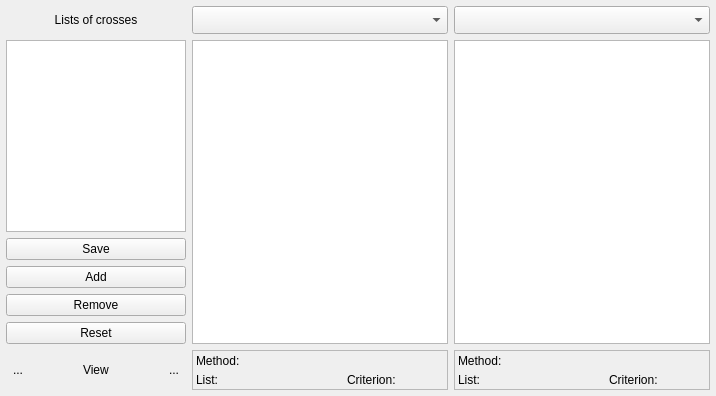
                <widget class="QWidget" name="crossTab4">
                 <attribute name="title">
                  <string>Crossing of individuals</string>
                 </attribute>
                 <layout class="QHBoxLayout" name="crossTabHLayout4">
                  <property name="margin">
                   <number>6</number>
                  </property>
                  <item>
                   <layout class="QVBoxLayout" name="crossListVLayout4">
                    <property name="spacing">
                     <number>6</number>
                    </property>
                    <item>
                     <widget class="QLabel" name="crossListLabel4">
                      <property name="minimumSize">
                       <size>
                        <width>180</width>
                        <height>28</height>
                       </size>
                      </property>
                      <property name="maximumSize">
                       <size>
                        <width>180</width>
                        <height>28</height>
                       </size>
                      </property>
                      <property name="text">
                       <string>Lists of crosses</string>
                      </property>
                      <property name="alignment">
                       <set>Qt::AlignCenter</set>
                      </property>
                     </widget>
                    </item>
                    <item>
                     <widget class="QListWidget" name="crossListWidget4">
                      <property name="minimumSize">
                       <size>
                        <width>180</width>
                        <height>0</height>
                       </size>
                      </property>
                      <property name="maximumSize">
                       <size>
                        <width>180</width>
                        <height>16777215</height>
                       </size>
                      </property>
                      <property name="movement">
                       <enum>QListView::Static</enum>
                      </property>
                      <property name="currentRow">
                       <number>-1</number>
                      </property>
                     </widget>
                    </item>
                    <item>
                     <widget class="QPushButton" name="crossSavePushButton4">
                      <property name="minimumSize">
                       <size>
                        <width>180</width>
                        <height>0</height>
                       </size>
                      </property>
                      <property name="maximumSize">
                       <size>
                        <width>180</width>
                        <height>16777215</height>
                       </size>
                      </property>
                      <property name="text">
                       <string>Save</string>
                      </property>
                     </widget>
                    </item>
                    <item>
                     <widget class="QPushButton" name="crossAddPushButton4">
                      <property name="minimumSize">
                       <size>
                        <width>180</width>
                        <height>0</height>
                       </size>
                      </property>
                      <property name="maximumSize">
                       <size>
                        <width>180</width>
                        <height>16777215</height>
                       </size>
                      </property>
                      <property name="text">
                       <string>Add</string>
                      </property>
                     </widget>
                    </item>
                    <item>
                     <widget class="QPushButton" name="crossRemovePushButton4">
                      <property name="minimumSize">
                       <size>
                        <width>180</width>
                        <height>0</height>
                       </size>
                      </property>
                      <property name="maximumSize">
                       <size>
                        <width>180</width>
                        <height>16777215</height>
                       </size>
                      </property>
                      <property name="text">
                       <string>Remove</string>
                      </property>
                     </widget>
                    </item>
                    <item>
                     <widget class="QPushButton" name="crossResetPushButton4">
                      <property name="minimumSize">
                       <size>
                        <width>180</width>
                        <height>0</height>
                       </size>
                      </property>
                      <property name="maximumSize">
                       <size>
                        <width>180</width>
                        <height>16777215</height>
                       </size>
                      </property>
                      <property name="text">
                       <string>Reset</string>
                      </property>
                     </widget>
                    </item>
                    <item>
                     <widget class="QFrame" name="minusPlusFrame4">
                      <property name="minimumSize">
                       <size>
                        <width>180</width>
                        <height>40</height>
                       </size>
                      </property>
                      <property name="maximumSize">
                       <size>
                        <width>180</width>
                        <height>40</height>
                       </size>
                      </property>
                      <property name="frameShape">
                       <enum>QFrame::NoFrame</enum>
                      </property>
                      <property name="frameShadow">
                       <enum>QFrame::Raised</enum>
                      </property>
                      <layout class="QHBoxLayout" name="minusPlusFrameHLayout4">
                       <property name="spacing">
                        <number>0</number>
                       </property>
                       <property name="margin">
                        <number>0</number>
                       </property>
                       <item>
                        <layout class="QHBoxLayout" name="minusPlusHLayout4">
                         <property name="spacing">
                          <number>0</number>
                         </property>
                         <item>
                          <widget class="QToolButton" name="minusToolButton4">
                           <property name="minimumSize">
                            <size>
                             <width>0</width>
                             <height>40</height>
                            </size>
                           </property>
                           <property name="maximumSize">
                            <size>
                             <width>16777215</width>
                             <height>40</height>
                            </size>
                           </property>
                           <property name="text">
                            <string>...</string>
                           </property>
                           <property name="icon">
                            <iconset resource="configdialog.qrc">
                             <normaloff>:/images/minus.png</normaloff>:/images/minus.png</iconset>
                           </property>
                           <property name="iconSize">
                            <size>
                             <width>50</width>
                             <height>32</height>
                            </size>
                           </property>
                           <property name="autoRaise">
                            <bool>true</bool>
                           </property>
                          </widget>
                         </item>
                         <item>
                          <spacer name="minusHSpacer4">
                           <property name="orientation">
                            <enum>Qt::Horizontal</enum>
                           </property>
                           <property name="sizeType">
                            <enum>QSizePolicy::MinimumExpanding</enum>
                           </property>
                           <property name="sizeHint" stdset="0">
                            <size>
                             <width>6</width>
                             <height>20</height>
                            </size>
                           </property>
                          </spacer>
                         </item>
                         <item>
                          <widget class="QLabel" name="viewLabel4">
                           <property name="text">
                            <string>View</string>
                           </property>
                          </widget>
                         </item>
                         <item>
                          <spacer name="plusHSpacer4">
                           <property name="orientation">
                            <enum>Qt::Horizontal</enum>
                           </property>
                           <property name="sizeType">
                            <enum>QSizePolicy::MinimumExpanding</enum>
                           </property>
                           <property name="sizeHint" stdset="0">
                            <size>
                             <width>6</width>
                             <height>20</height>
                            </size>
                           </property>
                          </spacer>
                         </item>
                         <item>
                          <widget class="QToolButton" name="plusToolButton4">
                           <property name="minimumSize">
                            <size>
                             <width>0</width>
                             <height>40</height>
                            </size>
                           </property>
                           <property name="maximumSize">
                            <size>
                             <width>16777215</width>
                             <height>40</height>
                            </size>
                           </property>
                           <property name="text">
                            <string>...</string>
                           </property>
                           <property name="icon">
                            <iconset resource="configdialog.qrc">
                             <normaloff>:/images/plus.png</normaloff>:/images/plus.png</iconset>
                           </property>
                           <property name="iconSize">
                            <size>
                             <width>50</width>
                             <height>32</height>
                            </size>
                           </property>
                           <property name="autoRaise">
                            <bool>true</bool>
                           </property>
                          </widget>
                         </item>
                        </layout>
                       </item>
                      </layout>
                     </widget>
                    </item>
                   </layout>
                  </item>
                  <item>
                   <layout class="QVBoxLayout" name="leftListVLayout4">
                    <item>
                     <widget class="QComboBox" name="leftListComboBox4">
                      <property name="minimumSize">
                       <size>
                        <width>0</width>
                        <height>28</height>
                       </size>
                      </property>
                      <property name="maximumSize">
                       <size>
                        <width>16777215</width>
                        <height>28</height>
                       </size>
                      </property>
                     </widget>
                    </item>
                    <item>
                     <widget class="OTableWidget" name="leftListTableWidget4">
                      <property name="editTriggers">
                       <set>QAbstractItemView::AnyKeyPressed|QAbstractItemView::EditKeyPressed</set>
                      </property>
                      <property name="alternatingRowColors">
                       <bool>true</bool>
                      </property>
                      <property name="selectionBehavior">
                       <enum>QAbstractItemView::SelectRows</enum>
                      </property>
                     </widget>
                    </item>
                    <item>
                     <widget class="QFrame" name="leftListResumeFrame4">
                      <property name="minimumSize">
                       <size>
                        <width>0</width>
                        <height>40</height>
                       </size>
                      </property>
                      <property name="maximumSize">
                       <size>
                        <width>16777215</width>
                        <height>40</height>
                       </size>
                      </property>
                      <property name="frameShape">
                       <enum>QFrame::StyledPanel</enum>
                      </property>
                      <property name="frameShadow">
                       <enum>QFrame::Raised</enum>
                      </property>
                      <layout class="QVBoxLayout" name="leftListResumeFrameVLayout4">
                       <property name="spacing">
                        <number>0</number>
                       </property>
                       <property name="sizeConstraint">
                        <enum>QLayout::SetDefaultConstraint</enum>
                       </property>
                       <property name="leftMargin">
                        <number>3</number>
                       </property>
                       <property name="topMargin">
                        <number>0</number>
                       </property>
                       <property name="rightMargin">
                        <number>3</number>
                       </property>
                       <property name="bottomMargin">
                        <number>0</number>
                       </property>
                       <item>
                        <layout class="QVBoxLayout" name="leftListResumeVLayout4">
                         <property name="spacing">
                          <number>0</number>
                         </property>
                         <item>
                          <widget class="OLabel" name="leftListMethodLabel4">
                           <property name="minimumSize">
                            <size>
                             <width>0</width>
                             <height>20</height>
                            </size>
                           </property>
                           <property name="maximumSize">
                            <size>
                             <width>16777215</width>
                             <height>20</height>
                            </size>
                           </property>
                           <property name="text">
                            <string>Method:</string>
                           </property>
                           <property name="scaledContents">
                            <bool>true</bool>
                           </property>
                          </widget>
                         </item>
                         <item>
                          <layout class="QHBoxLayout" name="leftListResumeBottomHLayout4">
                           <property name="spacing">
                            <number>0</number>
                           </property>
                           <item>
                            <widget class="OLabel" name="leftListListLabel4">
                             <property name="minimumSize">
                              <size>
                               <width>0</width>
                               <height>20</height>
                              </size>
                             </property>
                             <property name="maximumSize">
                              <size>
                               <width>16777215</width>
                               <height>20</height>
                              </size>
                             </property>
                             <property name="frameShape">
                              <enum>QFrame::NoFrame</enum>
                             </property>
                             <property name="text">
                              <string>List:</string>
                             </property>
                             <property name="textFormat">
                              <enum>Qt::AutoText</enum>
                             </property>
                             <property name="scaledContents">
                              <bool>false</bool>
                             </property>
                            </widget>
                           </item>
                           <item>
                            <widget class="OLabel" name="leftListCriterionLabel4">
                             <property name="minimumSize">
                              <size>
                               <width>100</width>
                               <height>20</height>
                              </size>
                             </property>
                             <property name="maximumSize">
                              <size>
                               <width>100</width>
                               <height>20</height>
                              </size>
                             </property>
                             <property name="text">
                              <string>Criterion:</string>
                             </property>
                             <property name="indent">
                              <number>3</number>
                             </property>
                            </widget>
                           </item>
                          </layout>
                         </item>
                        </layout>
                       </item>
                      </layout>
                     </widget>
                    </item>
                   </layout>
                  </item>
                  <item>
                   <layout class="QVBoxLayout" name="rightListVLayout4">
                    <item>
                     <widget class="QComboBox" name="rightListComboBox4">
                      <property name="minimumSize">
                       <size>
                        <width>0</width>
                        <height>28</height>
                       </size>
                      </property>
                      <property name="maximumSize">
                       <size>
                        <width>16777215</width>
                        <height>28</height>
                       </size>
                      </property>
                      <property name="currentIndex">
                       <number>-1</number>
                      </property>
                     </widget>
                    </item>
                    <item>
                     <widget class="OTableWidget" name="rightListTableWidget4">
                      <property name="minimumSize">
                       <size>
                        <width>0</width>
                        <height>0</height>
                       </size>
                      </property>
                      <property name="editTriggers">
                       <set>QAbstractItemView::AnyKeyPressed|QAbstractItemView::EditKeyPressed</set>
                      </property>
                      <property name="alternatingRowColors">
                       <bool>true</bool>
                      </property>
                      <property name="selectionBehavior">
                       <enum>QAbstractItemView::SelectRows</enum>
                      </property>
                     </widget>
                    </item>
                    <item>
                     <widget class="QFrame" name="rightListResumeFrame4">
                      <property name="minimumSize">
                       <size>
                        <width>0</width>
                        <height>40</height>
                       </size>
                      </property>
                      <property name="maximumSize">
                       <size>
                        <width>16777215</width>
                        <height>40</height>
                       </size>
                      </property>
                      <property name="frameShape">
                       <enum>QFrame::StyledPanel</enum>
                      </property>
                      <property name="frameShadow">
                       <enum>QFrame::Raised</enum>
                      </property>
                      <layout class="QVBoxLayout" name="leftListResumeFrameVLayout4_2">
                       <property name="spacing">
                        <number>0</number>
                       </property>
                       <property name="sizeConstraint">
                        <enum>QLayout::SetDefaultConstraint</enum>
                       </property>
                       <property name="leftMargin">
                        <number>3</number>
                       </property>
                       <property name="topMargin">
                        <number>0</number>
                       </property>
                       <property name="rightMargin">
                        <number>3</number>
                       </property>
                       <property name="bottomMargin">
                        <number>0</number>
                       </property>
                       <item>
                        <layout class="QVBoxLayout" name="rightListResumeVLayout4">
                         <property name="spacing">
                          <number>0</number>
                         </property>
                         <item>
                          <widget class="OLabel" name="rightListMethodLabel4">
                           <property name="minimumSize">
                            <size>
                             <width>0</width>
                             <height>20</height>
                            </size>
                           </property>
                           <property name="maximumSize">
                            <size>
                             <width>16777215</width>
                             <height>20</height>
                            </size>
                           </property>
                           <property name="text">
                            <string>Method:</string>
                           </property>
                           <property name="scaledContents">
                            <bool>true</bool>
                           </property>
                          </widget>
                         </item>
                         <item>
                          <layout class="QHBoxLayout" name="rightListResumeBottomHLayout4">
                           <property name="spacing">
                            <number>0</number>
                           </property>
                           <item>
                            <widget class="OLabel" name="rightListListLabel4">
                             <property name="minimumSize">
                              <size>
                               <width>0</width>
                               <height>20</height>
                              </size>
                             </property>
                             <property name="maximumSize">
                              <size>
                               <width>16777215</width>
                               <height>20</height>
                              </size>
                             </property>
                             <property name="frameShape">
                              <enum>QFrame::NoFrame</enum>
                             </property>
                             <property name="text">
                              <string>List:</string>
                             </property>
                             <property name="textFormat">
                              <enum>Qt::AutoText</enum>
                             </property>
                             <property name="scaledContents">
                              <bool>true</bool>
                             </property>
                            </widget>
                           </item>
                           <item>
                            <widget class="OLabel" name="rightListCriterionLabel4">
                             <property name="minimumSize">
                              <size>
                               <width>100</width>
                               <height>20</height>
                              </size>
                             </property>
                             <property name="maximumSize">
                              <size>
                               <width>100</width>
                               <height>20</height>
                              </size>
                             </property>
                             <property name="text">
                              <string>Criterion:</string>
                             </property>
                             <property name="scaledContents">
                              <bool>true</bool>
                             </property>
                             <property name="indent">
                              <number>3</number>
                             </property>
                            </widget>
                           </item>
                          </layout>
                         </item>
                        </layout>
                       </item>
                      </layout>
                     </widget>
                    </item>
                   </layout>
                  </item>
                 </layout>
                </widget>
